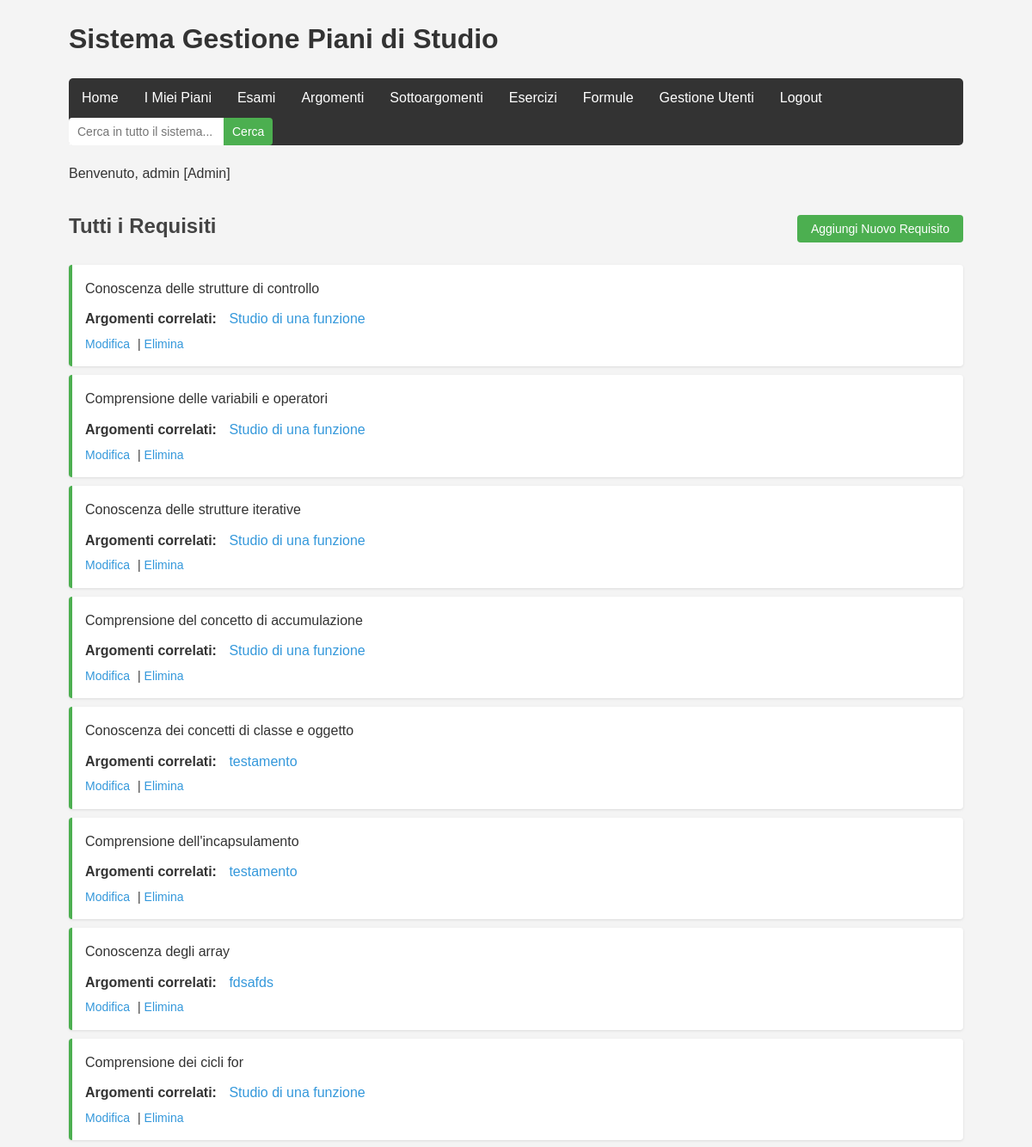
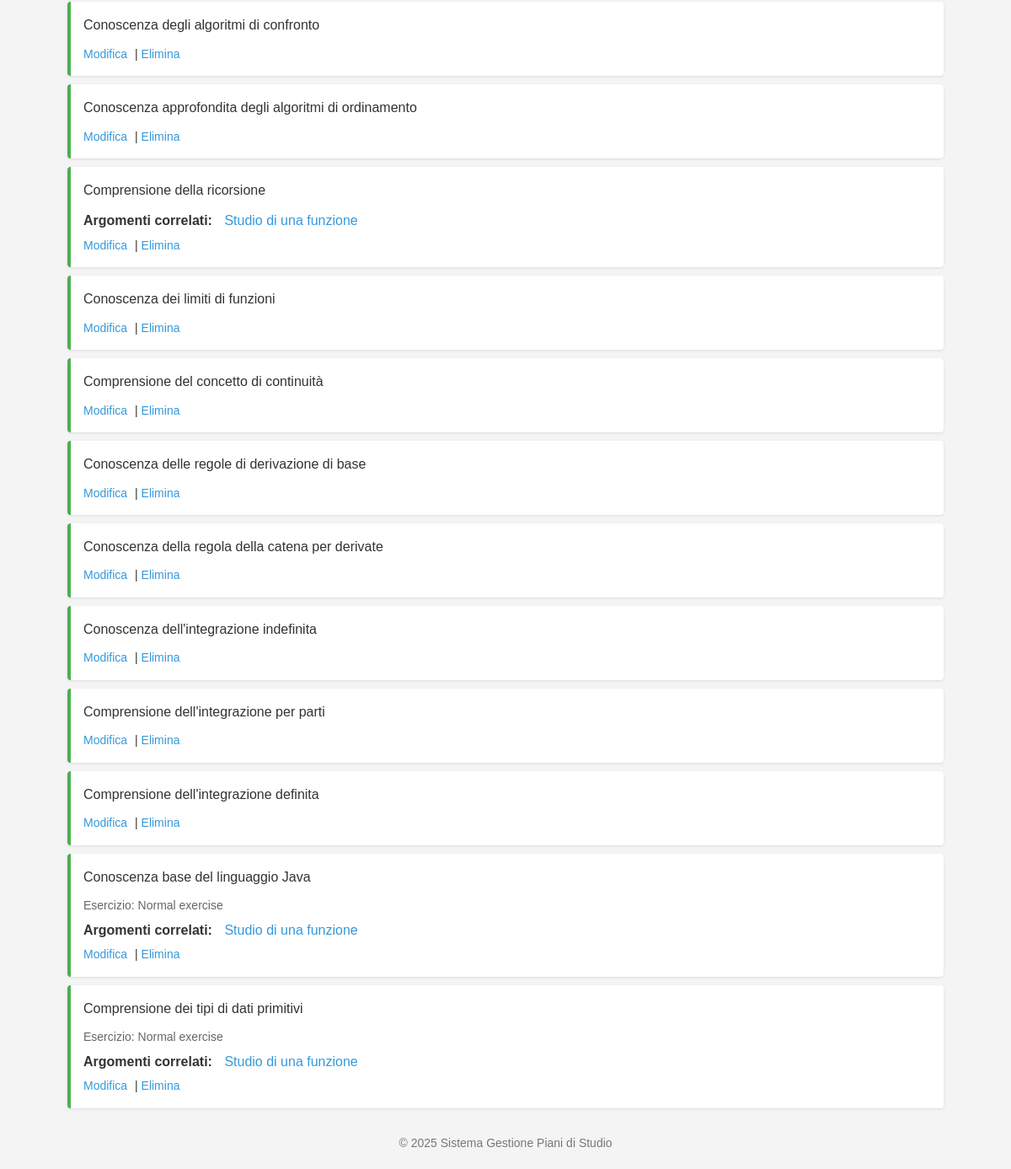
The page /pages/requisiti.php (signed in) on the database its author committed (2 pictures, top to bottom).
### tables this page shows
CREATE TABLE `requisiti` (
  `id` int(11) NOT NULL,
  `esercizio_id` int(11) NOT NULL,
  `descrizione` text NOT NULL
);

CREATE TABLE `argomenti` (
  `id` int(11) NOT NULL,
  `esame_id` int(11) NOT NULL,
  `titolo` varchar(100) NOT NULL,
  `descrizione` text DEFAULT NULL,
  `livello_importanza` int(11) DEFAULT 3
);

CREATE TABLE `esercizi` (
  `id` int(11) NOT NULL,
  `sottoargomento_id` int(11) NOT NULL,
  `titolo` varchar(100) NOT NULL,
  `testo` text NOT NULL,
  `soluzione` text DEFAULT NULL,
  `difficolta` int(11) DEFAULT 2
);

### models/requisito.php (called while the page is built, shortened)
<?php
class Requisito {
    private $conn;
    private $table_name = "requisiti";
    private $relation_table = "requisito_argomento";
    public function __construct($db) {
        $this->conn = $db;
    }
    public function readAll() {
        $query = "SELECT r.*, e.titolo as esercizio_titolo
                  FROM " . $this->table_name . " r
                  LEFT JOIN esercizi e ON r.esercizio_id = e.id
                  ORDER BY e.titolo ASC, r.id ASC";
        $stmt = $this->conn->prepare($query);
        $stmt->execute();
        return $stmt;
    }
    public function getAssociatedArgomenti($requisito_id) {
        $query = "SELECT a.id, a.titolo, a.descrizione, a.esame_id
                  FROM argomenti a
                  JOIN " . $this->relation_table . " ra ON a.id = ra.argomento_id
                  WHERE ra.requisito_id = :requisito_id
                  ORDER BY a.titolo ASC";
        $stmt = $this->conn->prepare($query);
        $stmt->bindParam(":requisito_id", $requisito_id);
        $stmt->execute();
        return $stmt;
    }
}
?>

### pages/requisiti.php (the view, shortened to what this page needs)
<?php
include_once '../ui/includes/header.php';
include_once '../models/requisito.php';
include_once '../models/argomento.php';
$database = new Database();
$db = $database->getConnection();
if (!$db) {
    $message = "Problema di connessione al database.";
    $message_class = "error";
} else {
    $requisito = new Requisito($db);
    $esercizio_id = isset($_GET['esercizio_id']) ? $_GET['esercizio_id'] : null;
    echo "<div class='header-with-button'>";
    if ($esercizio_id) {
        echo "<h2>Requisiti dell'Esercizio: " . $esercizio_info['titolo'] . "</h2>";
    } else {
        echo "<h2>Tutti i Requisiti</h2>";
    }
    echo "<button id='showCreateFormBtn' class='btn-primary'>Aggiungi Nuovo Requisito</button>";
    echo "</div>";
    if ($esercizio_id) {
        $stmt = $requisito->readByEsercizio($esercizio_id);
    } else {
        $stmt = $requisito->readAll();
    }
    $num = $stmt->rowCount();
    if ($num > 0) {
        echo "<ul class='item-list'>";
        while ($row = $stmt->fetch(PDO::FETCH_ASSOC)) {
            extract($row);
            $esercizio_info_display = isset($esercizio_titolo) ? "<div class='item-meta'>Esercizio: $esercizio_titolo</div>" : "";
            $argomenti_associati = $requisito->getAssociatedArgomenti($id);
            $argomenti_html = "";
            if ($argomenti_associati && $argomenti_associati->rowCount() > 0) {
                $argomenti_html = "<div class='item-argomenti'><strong>Argomenti correlati:</strong> ";
                $argomenti_list = array();
                while ($argomento_row = $argomenti_associati->fetch(PDO::FETCH_ASSOC)) {
                    $argomenti_list[] = "<a href='view_pages/view_argomento.php?id=" . $argomento_row['id'] . "'>" .
                                       htmlspecialchars($argomento_row['titolo']) . "</a>";
                }
                $argomenti_html .= implode(", ", $argomenti_list);
                $argomenti_html .= "</div>";
            }
            echo "<li>
                    <div class='item-description'>" . htmlspecialchars($descrizione) . "</div>
                    $esercizio_info_display
                    $argomenti_html
                    <div class='item-actions'>
                        <a href='?edit=$id" . ($esercizio_id ? "&esercizio_id=$esercizio_id" : "") . "'>Modifica</a> |
                        <a href='?delete=$id" . ($esercizio_id ? "&esercizio_id=$esercizio_id" : "") . "' onclick='return confirm(\"Sei sicuro di voler eliminare questo requisito?\");'>Elimina</a>
                    </div>
                </li>";
        }
        echo "</ul>";
    } else {
        echo "<p>Nessun requisito trovato." . ($esercizio_id ? " Aggiungi requisiti per questo esercizio." : "") . "</p>";
    }
}
include_once '../ui/includes/footer.php';
?>

### rows shown on the page
requisiti: descrizione "Conoscenza delle strutture di controllo", shows "Argomenti correlati:", argomenti.titolo "Studio di una funzione"
requisiti: descrizione "Comprensione delle variabili e operatori", shows "Argomenti correlati:", argomenti.titolo "Studio di una funzione"
requisiti: descrizione "Conoscenza delle strutture iterative", shows "Argomenti correlati:", argomenti.titolo "Studio di una funzione"
requisiti: descrizione "Comprensione del concetto di accumulazione", shows "Argomenti correlati:", argomenti.titolo "Studio di una funzione"
requisiti: descrizione "Conoscenza dei concetti di classe e oggetto", shows "Argomenti correlati:", argomenti.titolo "testamento"
requisiti: descrizione "Comprensione dell'incapsulamento", shows "Argomenti correlati:", argomenti.titolo "testamento"
requisiti: descrizione "Conoscenza degli array", shows "Argomenti correlati:", argomenti.titolo "fdsafds"
requisiti: descrizione "Comprensione dei cicli for", shows "Argomenti correlati:", argomenti.titolo "Studio di una funzione"
requisiti: descrizione "Conoscenza degli algoritmi di confronto"
requisiti: descrizione "Conoscenza approfondita degli algoritmi di ordinamento"
requisiti: descrizione "Comprensione della ricorsione", shows "Argomenti correlati:", argomenti.titolo "Studio di una funzione"
requisiti: descrizione "Conoscenza dei limiti di funzioni"
requisiti: descrizione "Comprensione del concetto di continuità"
requisiti: descrizione "Conoscenza delle regole di derivazione di base"
requisiti: descrizione "Conoscenza della regola della catena per derivate"
requisiti: descrizione "Conoscenza dell'integrazione indefinita"
requisiti: descrizione "Comprensione dell'integrazione per parti"
requisiti: descrizione "Comprensione dell'integrazione definita"
requisiti: descrizione "Conoscenza base del linguaggio Java", esercizio.titolo "Normal exercise", shows "Argomenti correlati:", argomenti.titolo "Studio di una funzione"
requisiti: descrizione "Comprensione dei tipi di dati primitivi", esercizio.titolo "Normal exercise", shows "Argomenti correlati:", argomenti.titolo "Studio di una funzione"

### other values the page prints
$_SESSION['username'] "admin"
